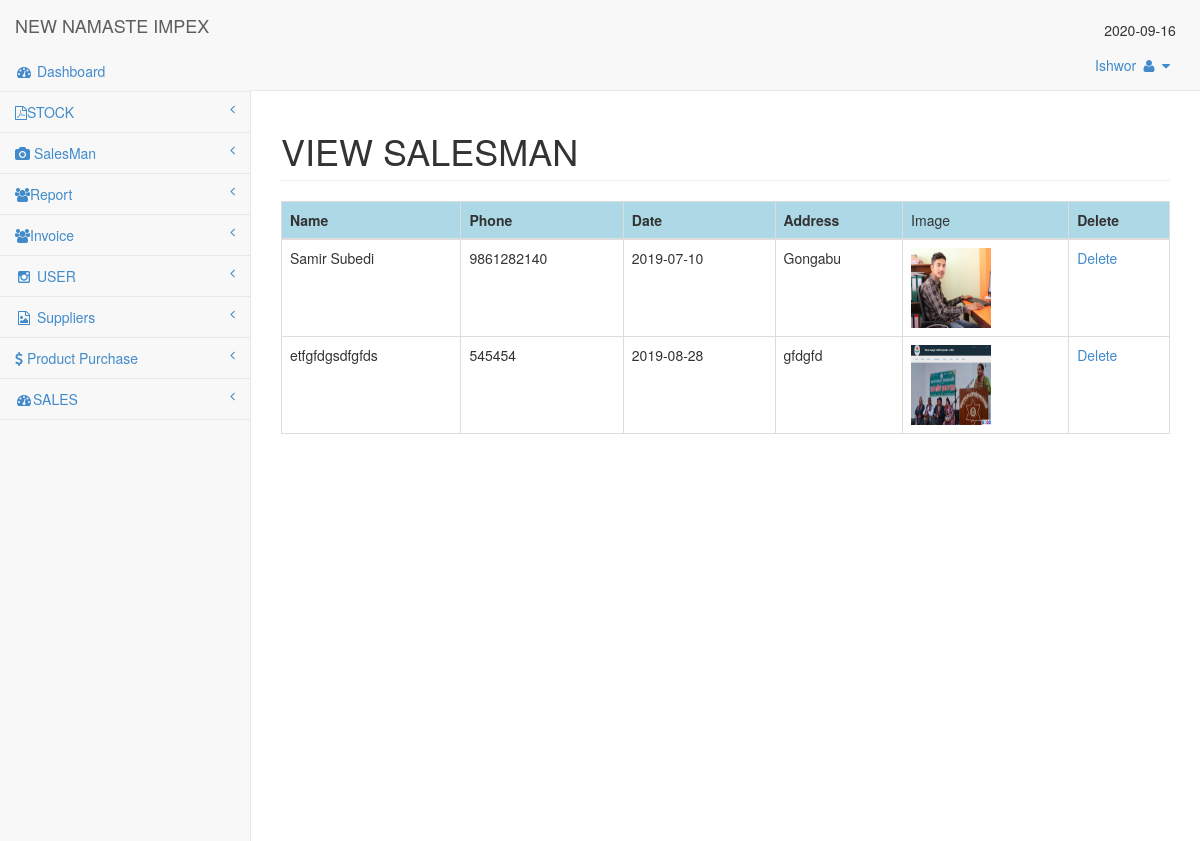
The app's page /admin/viewsalesman.php (signed in) with its own data.
### tables this page shows
CREATE TABLE `salesman` (
  `sid` int(200) NOT NULL,
  `sname` varchar(200) NOT NULL,
  `slast` varchar(200) NOT NULL,
  `sphone` bigint(200) NOT NULL,
  `sdate` date NOT NULL,
  `saddress` varchar(200) NOT NULL,
  `image` varchar(200) NOT NULL
);

### admin/viewsalesman.php (the view, shortened to what this page needs)
<?php session_start();
if(isset($_SESSION['uname']))
{
?>
<?php
include 'connect.php';
 include "header1.php";
include "menu/mmenu1.php";
?>
<div id="page-wrapper">
            <div class="row">
                <div class="col-lg-12">
 <h1 class="page-header">VIEW SALESMAN</h1>
                    </div>
                </div>
                <div class="row">
                    <div class="col-lg-12">
                        <table class="table table-bordered" id="blogtable">
                            <thead>
                                <tr bgcolor="lightblue">
                                    <th> Name</th>
                                      <th>Phone</th>
                                          <th>Date</th>
                                            <th>Address</th>
                                <td>Image</td>
                                      <th>Delete</th>
                                </tr>
                            </thead>
                            <tbody>
                   <?php
include 'connect.php';
$quer="Select * from salesman ";
$result=mysqli_query($con,$quer);
    while($row = $result->fetch_assoc()) {
$na=$row['sname'];
$nm=$row['slast'];
$name=$na.$nm;
        echo '<tr>
 <b><td scope="row">' . $name. '</td><b>
  <td scope="row">' . $row["sphone"]. '</td>
   <td scope="row">' . $row["sdate"]. '</td>
 <td scope="row">' . $row["saddress"]. '</td>
              <td><img src="product/'.$row["image"].'"width="80px" height="80px"></td>
                 <td> <a href="deltm.php?id='.$row["sid"].'&Name='.$row["sname"].'">Delete</a></td>
                </tr>';
}
?>
                            </tbody>
                        </table>
                    </div>
                </div>
            </div>
        </div>
<?php
}
else
{
header("location:login.php");
}
?>
</body>
</html>

### admin/menu/mmenu1.php (shortened to what this page needs)
        <nav class="navbar navbar-default navbar-static-top" role="navigation" style="margin-bottom: 0">
            <div class="navbar-header">
                <a class="navbar-brand" href="home.php">NEW NAMASTE IMPEX</a>
            </div>
            <ul class="nav navbar-top-links navbar-right"><br><center><?php echo date("Y-m-d");?></center>
                <li class="dropdown">
                    <a class="dropdown-toggle" data-toggle="dropdown" href="#"><?php echo $_SESSION['uname'];?>
                        <i class="fa fa-user fa-fw"></i>  <i class="fa fa-caret-down"></i>
                    </a>
                </li>
            </ul>
            <div class="navbar-default sidebar" role="navigation">
                <div class="sidebar-nav navbar-collapse">
                    <ul class="nav" id="side-menu">
                        <li>
                            <a href="home.php"><i class="fa fa-dashboard fa-fw"></i> Dashboard</a>                        </li>
                        <li>
                            <a href="home.php"><i class="fa fa-file-pdf-o"></i>STOCK<span class="fa arrow"></span></a>
                                              </li>
                         <li>
                            <a href="home.php"><i class="fa fa-camera"></i> SalesMan<span class="fa arrow"></span></a>
                                              </li>
                        <li>
                            <a href="home.php"><i class="fa  fa-group"></i>Report<span class="fa arrow"></span></a>
                                            </li>
                         <li>
                            <a href="home.php"><i class="fa  fa-group"></i>Invoice<span class="fa arrow"></span></a>
                                            </li>
                       <?php  $name=$_SESSION['uname'];
                          include 'connect.php';
                          $quer="Select permission from login where Username='$name' ";
$result=mysqli_query($con,$quer);
while($row = $result->fetch_assoc()) {
if($row['permission']=="Administrator"){
                       ?>
<li>
                            <a href="#"><i class="fa fa-instagram fa-fw"></i> USER<span class="fa arrow"></span></a>
                        </li>
<li>
                            <a href="#"><i class="fa fa-file-photo-o fa-fw"></i> Suppliers<span class="fa arrow"></span></a>
                        </li>
                        <li>
                            <a href="#"><i class="fa fa-dollar"></i> Product Purchase<span class="fa arrow"></span></a>
                                               </li>
                        <li>
                            <a href="home.php"><i class="fa fa-dashboard fa-fw"></i>SALES<span class="fa arrow"></span></a>
                                            </li>
                     <?php }}?>
                        </ul>
</div>
            </div>
        </nav>

### admin/css/sb-admin-2.css (style rules this page uses)
body { background-color: #f8f8f8; }
#page-wrapper { padding: 0 15px; min-height: 568px; background-color: #fff; }
@media (min-width:768px) { #page-wrapper { position: inherit; margin: 0 0 0 250px; padding: 0 30px; border-left: 1px solid #e7e7e7; } }
.navbar-top-links li { display: inline-block; }
.navbar-top-links li:last-child { margin-right: 15px; }
.navbar-top-links li a { padding: 15px; min-height: 50px; }
.sidebar .sidebar-nav.navbar-collapse { padding-right: 0; padding-left: 0; }
.sidebar ul li { border-bottom: 1px solid #e7e7e7; }
.sidebar .arrow { float: right; }
.sidebar .fa.arrow:before { content: "\f104"; }
@media (min-width:768px) { .sidebar { z-index: 1; position: absolute; width: 250px; margin-top: 51px; } }

### records on screen
salesman: name "Samir Subedi", sphone "9861282140", sdate "2019-07-10", saddress "Gongabu", image (picture)
salesman: name "etfgfdgsdfgfds", sphone "545454", sdate "2019-08-28", saddress "gfdgfd", image (picture)

### other values on screen
$_SESSION['uname'] "Ishwor"
